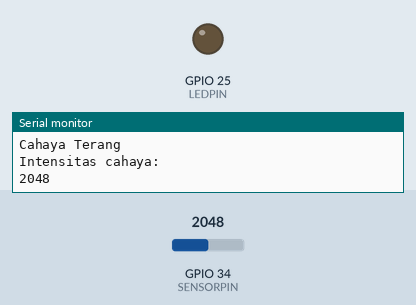
Recording of a sketch running on a simulated ESP32. On the bench: output pins drawn as LEDs (lit = HIGH), the last lines printed to the serial monitor. Inputs (shaded band) come from the test bench; at power-on: GPIO 34 (SENSORPIN) = 2048. WiFi joins after 1.5 s; servers stay silent unless stated; uploads are accepted with an empty reply.

Above: at 4.2 s.
4.3 s: GPIO 34 (SENSORPIN) set to 109
7.2 s: GPIO 34 (SENSORPIN) set to 95
At 7.9 s:
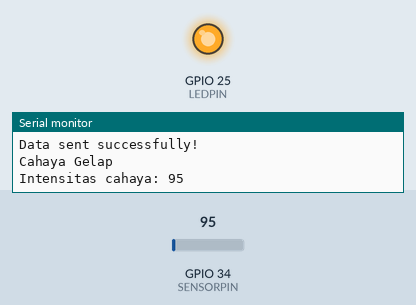
10.1 s: GPIO 34 (SENSORPIN) set to 491
At 12.2 s:
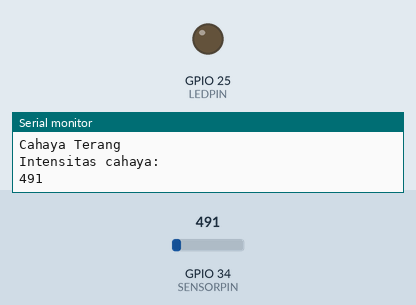
13.4 s: GPIO 34 (SENSORPIN) set to 60
At 15.6 s:
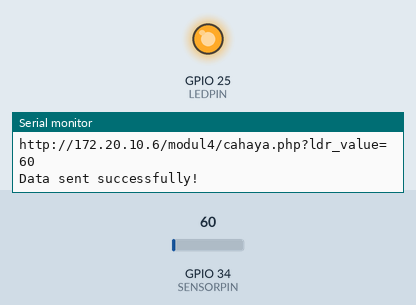
Timing chart, 0 to 17.1 s (numbered marks = the images above; inputs shaded):
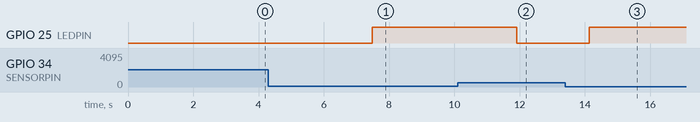

Measured:
- the behaviour switches between 101 and 100 on GPIO 34 (SENSORPIN) (found by bisection; images 0 and 1)
- after the input at 7.2 s, GPIO 25 (LEDPIN): LOW → HIGH after 0.29 s
- after the input at 10.1 s, GPIO 25 (LEDPIN): HIGH → LOW after 1.8 s
- after the input at 13.4 s, GPIO 25 (LEDPIN): LOW → HIGH after 0.73 s

The sketch:

latihan2.ino
```cpp
#include <Arduino.h>
#include <HTTPClient.h>
#include <WiFi.h>

#define SENSORPIN 34
#define LEDPIN 25

const char* ssid = "Apgriya_2.4";
const char* password = "griyamember";
// const char* serverName = "http://localhost/modul4/cahaya.php";
const char* serverName = "http://172.20.10.6/modul4/cahaya.php";


void setup() {
  Serial.begin(9600);
  pinMode(LEDPIN, OUTPUT);
  delay(1000);

  // Connect to wifi network
  WiFi.begin(ssid, password);
  while(WiFi.status() != WL_CONNECTED) {
    delay(1000);
    Serial.println("Connecting to WiFi...");
  }

  String wifiName = WiFi.SSID();
  String localWifiIP = WiFi.localIP().toString();
  Serial.println();
  Serial.println("Connected to " + wifiName);
  Serial.println("Local IP WiFi : " + localWifiIP);
}

void loop() {
  int ldr_value = analogRead(SENSORPIN);

  if (ldr_value > 100) {
    Serial.println("Cahaya Terang");
    digitalWrite(LEDPIN, LOW);
    Serial.println("Intensitas cahaya: ");
    Serial.print(ldr_value);
    Serial.println();
  } else {
    Serial.println("Cahaya Gelap");
    digitalWrite(LEDPIN, HIGH);
    Serial.print("Intensitas cahaya: ");
    Serial.print(ldr_value);
    Serial.println();
  }

  delay(1000);

  String url = serverName;
  url += "?ldr_value=";
  url += String(ldr_value);

  HTTPClient http;
  http.begin(url);
  int httpResponseCode = http.GET();
  if (httpResponseCode == 200) {
    Serial.println(url);
    Serial.println("Data sent successfully!");
  } else {
    Serial.println("Error code: ");
    Serial.println(httpResponseCode);
    Serial.println(url);
  }

  http.end();
  delay(1000);
}
```
